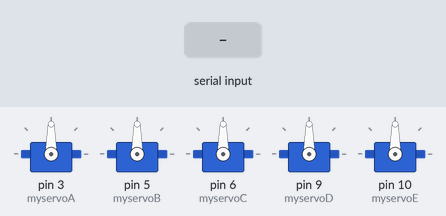
Bench run of a sketch on a simulated Arduino Uno, built with avr-gcc and run on an emulated ATmega328P. On the bench: 5 × servo. The test bench sets the inputs (shaded band).

Above: at 1.2 s.
1.3 s: "a90\n" received over Serial
At 2.2 s:
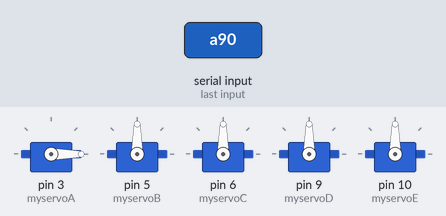
2.8 s: "#com" received over Serial
At 3.27 s:
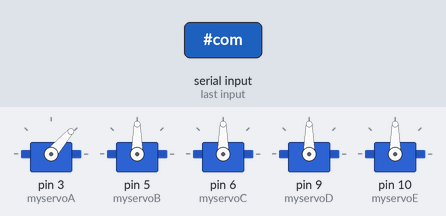
Timing chart, 0 to 5.8 s (numbered marks = the images above; inputs shaded):
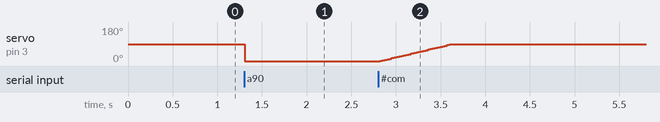

The sketch:

Roboter_Arm_3.2.ino
```cpp
//Komprimierte Version ohne hardcoded Auto Fälle(3.2)

#include <Servo.h>
Servo myservoA;
Servo myservoB;
Servo myservoC;
Servo myservoD;
Servo myservoE;

int i,pos,myspeed,myshow;
int se_a1,se_b2,se_c3,se_d4,se_e5;
static int v=0;
boolean isConnected = false;
String mycommand="";                          //#auto1 #com computer serial port control  #stop
static int mycomflag=1;                       // #auto1=2   #com=1   #stop=0


void myservosetup()                          //Top fuer mycomflag=0
{
   se_a1=myservoA.read();
   se_b2=myservoB.read();
   se_c3=myservoC.read();
   se_d4=myservoD.read();
   se_e5=myservoE.read();

   myspeed=500;
   for(pos=0;pos<=myspeed;pos+=1)
   {
    myservoA.write(int(map(pos,1,myspeed,se_a1,90)));
    myservoB.write(int(map(pos,1,myspeed,se_b2,90)));
    myservoC.write(int(map(pos,1,myspeed,se_c3,90)));
    myservoD.write(int(map(pos,1,myspeed,se_d4,90)));
    myservoE.write(int(map(pos,1,myspeed,se_e5,90)));

    delay(1);
   }
}

void setup()
{
  Serial.begin(9600);
  myshow=0;
  mycomflag=1;
  myservoA.attach(3);
  myservoB.attach(5);
  myservoC.attach(6);
  myservoD.attach(9);
  myservoE.attach(10);

  myservoA.write(90);
  myservoB.write(90);
  myservoC.write(90);
  myservoD.write(90);
  myservoE.write(90);
}

void loop()
{
  while (Serial.available() > 0)
    {
        mycommand += char(Serial.read());
        delay(2);
    }
    if (mycommand.length() > 0)
    {
        if(mycommand=="#com")
        {
          mycomflag=1;
        //  Serial.println("wilco_com_control");
          mycommand="";
          myservosetup();
        }
        if(mycommand=="#stop")
        {
          mycomflag=0;
        //  Serial.println("stop station");
          mycommand="";
        }

    }

  if(mycomflag==1)//COM Control
  {

   for(int m=0;m<mycommand.length();m++)
  {
    char ch = mycommand[m];
    switch(ch)
    {
      case '0'...'9':
      v = v*10 + ch - '0';
      break;

      case 'a':
      if(v >= 5 || v <= 175 ) myservoA.write(v);
      v = 0;
      break;

      case 'b':
      myservoB.write(v);
      v = 0;
      break;

      case 'c':
      if(v >= 20 ) myservoC.write(v);
      v = 0;
      break;

      case 'd':
      myservoD.write(v);
      v = 0;
      break;

      case 'e':
      myservoE.write(v);
      v = 0;
      break;
    }

    }
   mycommand=""; //reset var
  }

if(mycomflag==0) //STOP
  {
   myservosetup();
  }
}
```

Measured:
- after the input at 1.3 s, servo on pin 3 (myservoA): 90° → 0° at once
- after the input at 2.8 s, servo on pin 3 (myservoA): moves from 0° to 90° over 0.80 s, starting at once
